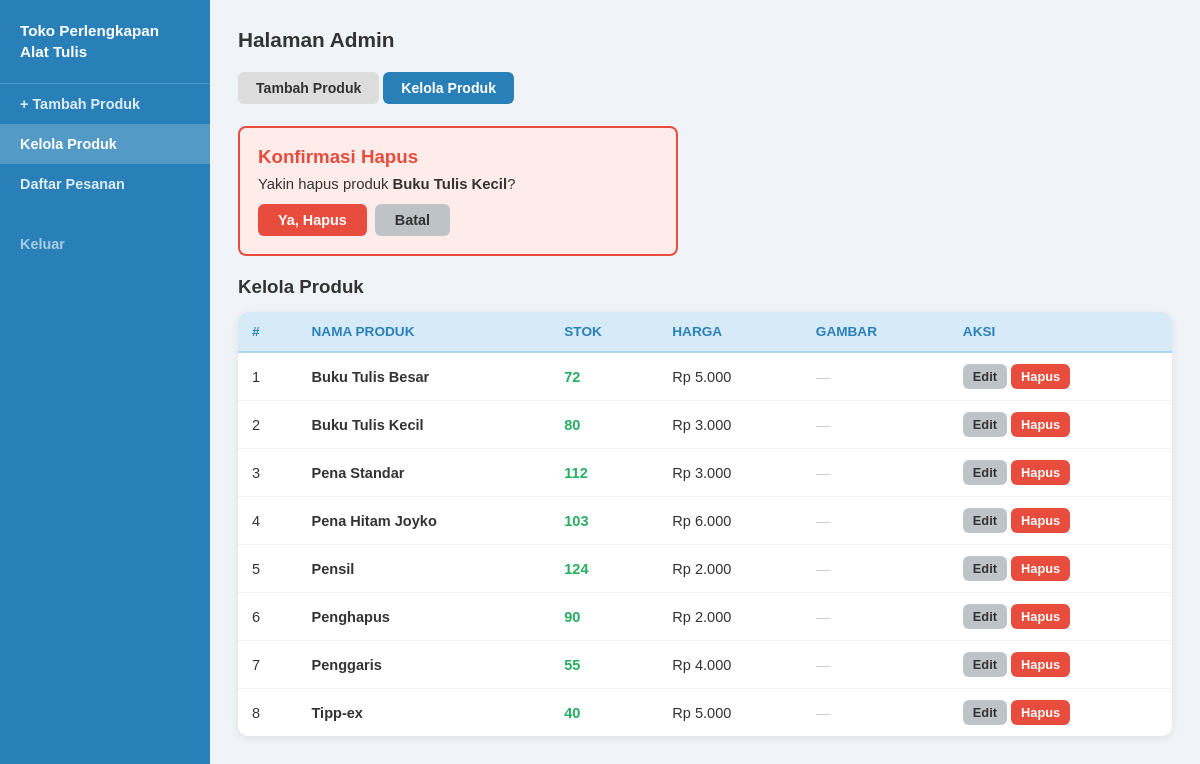
Screenshot of /admin/kelola.php?konfirm=2 (signed in) with the database file from the repository.
### tables this page shows
CREATE TABLE IF NOT EXISTS produk (
    id INT AUTO_INCREMENT PRIMARY KEY,
    nama_produk VARCHAR(150) NOT NULL,
    harga INT NOT NULL,
    stok INT DEFAULT 0,
    gambar VARCHAR(255) DEFAULT NULL
);

### admin/kelola.php (the view, shortened to what this page needs)
<?php
require_once '../koneksi.php';
$konfirm_id     = (int)($_GET['konfirm'] ?? 0);
$konfirm_produk = $konfirm_id ? $conn->query("SELECT * FROM produk WHERE id=$konfirm_id")->fetch_assoc() : null;
$semua          = $conn->query("SELECT * FROM produk ORDER BY id ASC")->fetch_all(MYSQLI_ASSOC);
?>
<!DOCTYPE html>
<html lang="id">
<head>
<link rel="stylesheet" href="../css/style.css">
</head>
<body>
<div class="layout-admin">
    <aside class="sidebar">
        <div class="brand">Toko Perlengkapan<br>Alat Tulis</div>
        <nav>
            <a href="index.php">+ Tambah Produk</a>
            <a href="kelola.php" class="aktif">Kelola Produk</a>
            <a href="pesanan.php">Daftar Pesanan</a>
            <a href="../user/logout.php" style="color:rgba(255,255,255,0.6);margin-top:20px;">Keluar</a>
        </nav>
    </aside>
    <main class="konten">
        <h1>Halaman Admin</h1>
        <div class="tab">
            <a href="index.php">Tambah Produk</a>
            <a href="kelola.php" class="aktif">Kelola Produk</a>
        </div>
        <?php if ($konfirm_produk): ?>
        <div class="kotak-konfirm">
            <h3 style="color:#e74c3c;margin-bottom:8px;">Konfirmasi Hapus</h3>
            <p>Yakin hapus produk <strong><?= htmlspecialchars($konfirm_produk['nama_produk']) ?></strong>?</p>
            <div style="display:flex;gap:8px;margin-top:10px;">
                <a href="kelola.php?hapus=<?= $konfirm_produk['id'] ?>&ok=1" class="btn btn-merah">Ya, Hapus</a>
                <a href="kelola.php" class="btn btn-abu">Batal</a>
            </div>
        </div>
        <?php endif; ?>
        <h3 style="margin-bottom:14px;">Kelola Produk</h3>
        <div class="tabel-wrap">
        <table>
            <thead>
                <tr><th>#</th><th>Nama Produk</th><th>Stok</th><th>Harga</th><th>Gambar</th><th>Aksi</th></tr>
            </thead>
            <tbody>
            <?php foreach ($semua as $i => $p): ?>
            <tr>
                <td><?= $i+1 ?></td>
                <td style="font-weight:bold;"><?= htmlspecialchars($p['nama_produk']) ?></td>
                <td style="color:<?= $p['stok']<10?'#e74c3c':'#27ae60' ?>;font-weight:bold;"><?= $p['stok'] ?></td>
                <td>Rp <?= number_format($p['harga'],0,',','.') ?></td>
                <td>
                    <?php if ($p['gambar'] && file_exists("../uploads/".$p['gambar'])): ?>
                    <img src="../uploads/<?= $p['gambar'] ?>" style="width:40px;height:40px;object-fit:cover;border-radius:5px;">
                    <?php else: ?><span style="color:#ccc;">—</span><?php endif; ?>
                </td>
                <td>
                    <a href="kelola.php?edit=<?= $p['id'] ?>" class="btn btn-abu" style="font-size:0.8rem;padding:5px 10px;">Edit</a>
                    <a href="kelola.php?konfirm=<?= $p['id'] ?>" class="btn btn-merah" style="font-size:0.8rem;padding:5px 10px;">Hapus</a>
                </td>
            </tr>
            <?php endforeach; ?>
            </tbody>
        </table>
        </div>
    </main>
</div>
</body>
</html>

### css/style.css (style rules this page uses)
* { margin: 0; padding: 0; box-sizing: border-box; }
body { font-family: Arial, sans-serif; background: #f0f4f8; color: #333; }
a { text-decoration: none; color: #2980b9; }
.btn { display: inline-block; padding: 8px 20px; border-radius: 6px; border: none; font-size: 0.9rem; font-weight: bold; cursor: pointer; font-family: Arial, sans-serif; }
.btn-merah { background: #e74c3c; color: #fff; }
.btn-abu { background: #bdc3c7; color: #333; }
.tabel-wrap { overflow-x: auto; border-radius: 10px; box-shadow: 0 2px 10px rgba(0,0,0,0.08); }
table { width: 100%; border-collapse: collapse; background: #fff; }
thead tr { background: #d6eaf8; }
th { padding: 12px 14px; text-align: left; font-size: 0.85rem; color: #2980b9; text-transform: uppercase; border-bottom: 2px solid #aed6f1; }
td { padding: 11px 14px; border-bottom: 1px solid #f0f4f8; font-size: 0.91rem; vertical-align: middle; }
tbody tr:last-child td { border-bottom: none; }
.layout-admin { display: flex; min-height: 100vh; }
.sidebar { width: 210px; background: #2980b9; flex-shrink: 0; display: flex; flex-direction: column; }
.sidebar .brand { color: #fff; font-weight: bold; font-size: 0.95rem; padding: 20px; border-bottom: 1px solid rgba(255,255,255,0.2); line-height: 1.4; }
.sidebar nav a { display: block; padding: 12px 20px; color: rgba(255,255,255,0.85); font-size: 0.9rem; font-weight: bold; text-decoration: none; }
.sidebar nav a:hover, .sidebar nav a.aktif { background: rgba(255,255,255,0.2); color: #fff; }
.konten { flex: 1; padding: 28px; background: #f0f4f8; }
.konten h1 { font-size: 1.3rem; margin-bottom: 20px; }
.kotak-konfirm { background: #fdecea; border: 2px solid #e74c3c; border-radius: 8px; padding: 18px; margin-bottom: 20px; max-width: 440px; }
.kotak-konfirm p { margin-bottom: 12px; font-size: 0.93rem; }
.tab { display: flex; gap: 4px; margin-bottom: 22px; }
.tab a { padding: 8px 18px; border-radius: 6px; font-weight: bold; font-size: 0.88rem; background: #ddd; color: #333; text-decoration: none; }
.tab a.aktif { background: #2980b9; color: #fff; }

### rows the page displays
produk: nama_produk "Buku Tulis Kecil", stok "80", harga "3.000"
produk: nama_produk "Buku Tulis Besar", stok "72", harga "5.000"
produk: nama_produk "Pena Standar", stok "112", harga "3.000"
produk: nama_produk "Pena Hitam Joyko", stok "103", harga "6.000"
produk: nama_produk "Pensil", stok "124", harga "2.000"
produk: nama_produk "Penghapus", stok "90", harga "2.000"
produk: nama_produk "Penggaris", stok "55", harga "4.000"
produk: nama_produk "Tipp-ex", stok "40", harga "5.000"
